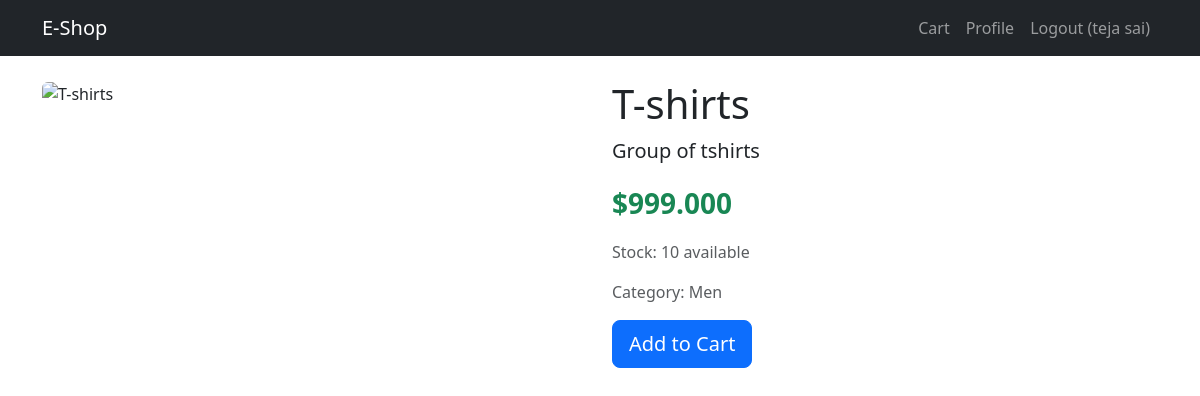
/1/ (signed in), run on the app's committed database.
### users/models.py (models this page shows, shortened)
class CustomUser(AbstractUser):
    email = models.EmailField(unique=True)
    phone_number = models.CharField(max_length=15, blank=True, null=True)
    is_active = models.BooleanField(default=False)
    is_staff = models.BooleanField(default=False)
    date_joined = models.DateTimeField(default=timezone.now)
    address = models.TextField(blank=True)
    USERNAME_FIELD = "email"
    REQUIRED_FIELDS = []

### products/models.py (models this page shows, shortened)
class Product(models.Model):
    CATEGORY_CHOICES = [
        ('M','Men'),
        ('W','Women')
    ]
    name = models.CharField(max_length=255)
    description = models.TextField()
    price = models.DecimalField(max_digits=10, decimal_places=3)
    image = models.URLField(max_length=500, blank=True, null=True)  # Changed here
    stock = models.PositiveIntegerField(default=0)
    category = models.CharField(max_length=1, choices=CATEGORY_CHOICES, default='W')

### products/views.py (the view)
# urls.py: path('<int:pk>/', views.product_detail, name='product_detail'),
def product_detail(request, pk):
    product = get_object_or_404(Product, id=pk)
    return render(request, 'products/product_detail.html', {'product':product})

### templates/products/product_detail.html
{% extends 'base.html' %}
{% block content %}
<div class="row">
    <div class="col-md-6">
        {% if product.image %}
        <img src="{{ product.image }}" class="img-fluid rounded" alt="{{ product.name }}">
        {% endif %}
    </div>
    <div class="col-md-6">
        <h1>{{ product.name }}</h1>
        <p class="lead">{{ product.description }}</p>
        <p class="fs-3 fw-bold text-success">${{ product.price }}</p>
        <p class="text-muted">Stock: {{ product.stock }} available</p>
        <p class="text-muted">Category: {{ product.get_category_display }}</p>
        {% if user.is_authenticated %}
        <a href="{% url 'cart:add_to_cart' product.id %}" class="btn btn-primary btn-lg">Add to Cart</a>
        {% else %}
        <a href="{% url 'users:login' %}" class="btn btn-secondary btn-lg">Login to Buy</a>
        {% endif %}
    </div>
</div>
{% endblock %}

### templates/base.html (shortened to what this page needs)
<!DOCTYPE html>
<html lang="en">
<head>
    <link href="https://cdn.jsdelivr.net/npm/bootstrap@5.3.0/dist/css/bootstrap.min.css" rel="stylesheet">
</head>
<body>
    <nav class="navbar navbar-expand-lg navbar-dark bg-dark">
        <div class="container">
            <a class="navbar-brand" href="{% url 'products:product_list' %}">E-Shop</a>
            <div class="navbar-nav ms-auto">
                {% if user.is_authenticated %}
                    <a class="nav-link" href="{% url 'cart:view_cart' %}">Cart</a>
                    <a class="nav-link" href="{% url 'users:profile' %}">Profile</a>
                    <a class="nav-link" href="{% url 'users:logout' %}">Logout ({{ user.get_full_name }})</a>
                {% else %}
                    <a class="nav-link" href="{% url 'users:login' %}">Login</a>
                    <a class="nav-link" href="{% url 'users:register' %}">Register</a>
                {% endif %}
            </div>
        </div>
    </nav>
    <div class="container mt-4">
        {% block content %}{% endblock %}
    </div>
</body>
</html>

### data on the page
CustomUser: get_full_name "teja sai"
Product: name "T-shirts", description "Group of tshirts", price "999.000", stock "10", category "Men"
